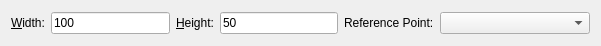
<?xml version="1.0" encoding="UTF-8"?>
<ui version="4.0">
 <class>LineRectangleSize</class>
 <widget class="QWidget" name="ShapeRectangleSize">
  <property name="geometry">
   <rect>
    <x>0</x>
    <y>0</y>
    <width>601</width>
    <height>46</height>
   </rect>
  </property>
  <layout class="QHBoxLayout">
   <item>
    <widget class="QLabel" name="WidthLabel">
     <property name="text">
      <string>&amp;Width:</string>
     </property>
     <property name="buddy">
      <cstring>Width</cstring>
     </property>
    </widget>
   </item>
   <item>
    <widget class="RMathLineEdit" name="Width">
     <property name="text">
      <string notr="true">100</string>
     </property>
    </widget>
   </item>
   <item>
    <widget class="QLabel" name="HeightLabel">
     <property name="text">
      <string>&amp;Height:</string>
     </property>
     <property name="buddy">
      <cstring>Height</cstring>
     </property>
    </widget>
   </item>
   <item>
    <widget class="RMathLineEdit" name="Height">
     <property name="text">
      <string notr="true">50</string>
     </property>
    </widget>
   </item>
   <item>
    <widget class="QLabel" name="ReferencePointLabel">
     <property name="text">
      <string>Reference Point:</string>
     </property>
    </widget>
   </item>
   <item>
    <widget class="QComboBox" name="ReferencePoint">
     <property name="minimumSize">
      <size>
       <width>150</width>
       <height>0</height>
      </size>
     </property>
     <property name="ForceSaveIndex" stdset="0">
      <bool>true</bool>
     </property>
    </widget>
   </item>
  </layout>
 </widget>
 <customwidgets>
  <customwidget>
   <class>RMathLineEdit</class>
   <extends>QLineEdit</extends>
   <header>RMathLineEdit.h</header>
  </customwidget>
 </customwidgets>
 <resources/>
 <connections/>
</ui>
